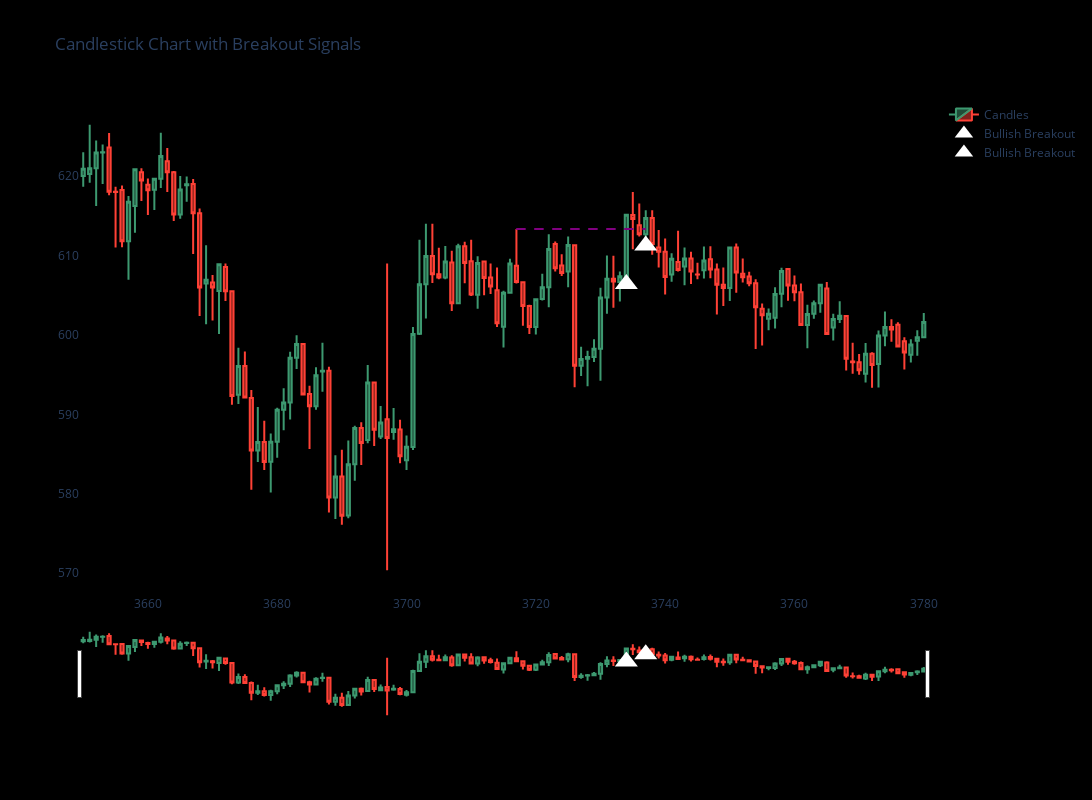

Notebook code for this chart:
### Code cell
plot_breakouts_with_candles(df, start_idx=3650, end_idx=3780)

### Figure 1 — Plotly figure (JSON) as saved in the notebook; plotly's stock layout.template omitted (floating-point values rounded to 4 significant figures; data arrays with more than 128 entries replaced by an {"elided": "..."} marker saying what was removed)
{"data": [{"close": {"elided": "131 float values"}, "high": {"elided": "131 float values"}, "low": {"elided": "131 float values"}, "name": "Candles", "open": {"elided": "131 float values"}, "type": "candlestick", "x": {"elided": "131 int values"}}, {"marker": {"color": "white", "size": 20, "symbol": "triangle-up"}, "mode": "markers", "name": "Bullish Breakout", "type": "scatter", "x": [3734], "y": [606.4]}, {"marker": {"color": "white", "size": 20, "symbol": "triangle-up"}, "mode": "markers", "name": "Bullish Breakout", "type": "scatter", "x": [3737], "y": [611.3]}], "layout": {"height": 800, "paper_bgcolor": "black", "plot_bgcolor": "black", "shapes": [{"line": {"color": "purple", "dash": "dash"}, "type": "line", "x0": 3717, "x1": 3734, "y0": 613.4, "y1": 613.4}, {"line": {"color": "purple", "dash": "dash"}, "type": "line", "x0": 3717, "x1": 3737, "y0": 613.4, "y1": 613.4}], "title": {"text": "Candlestick Chart with Breakout Signals"}, "width": 1200, "xaxis": {"showgrid": false}, "yaxis": {"showgrid": false}}}
